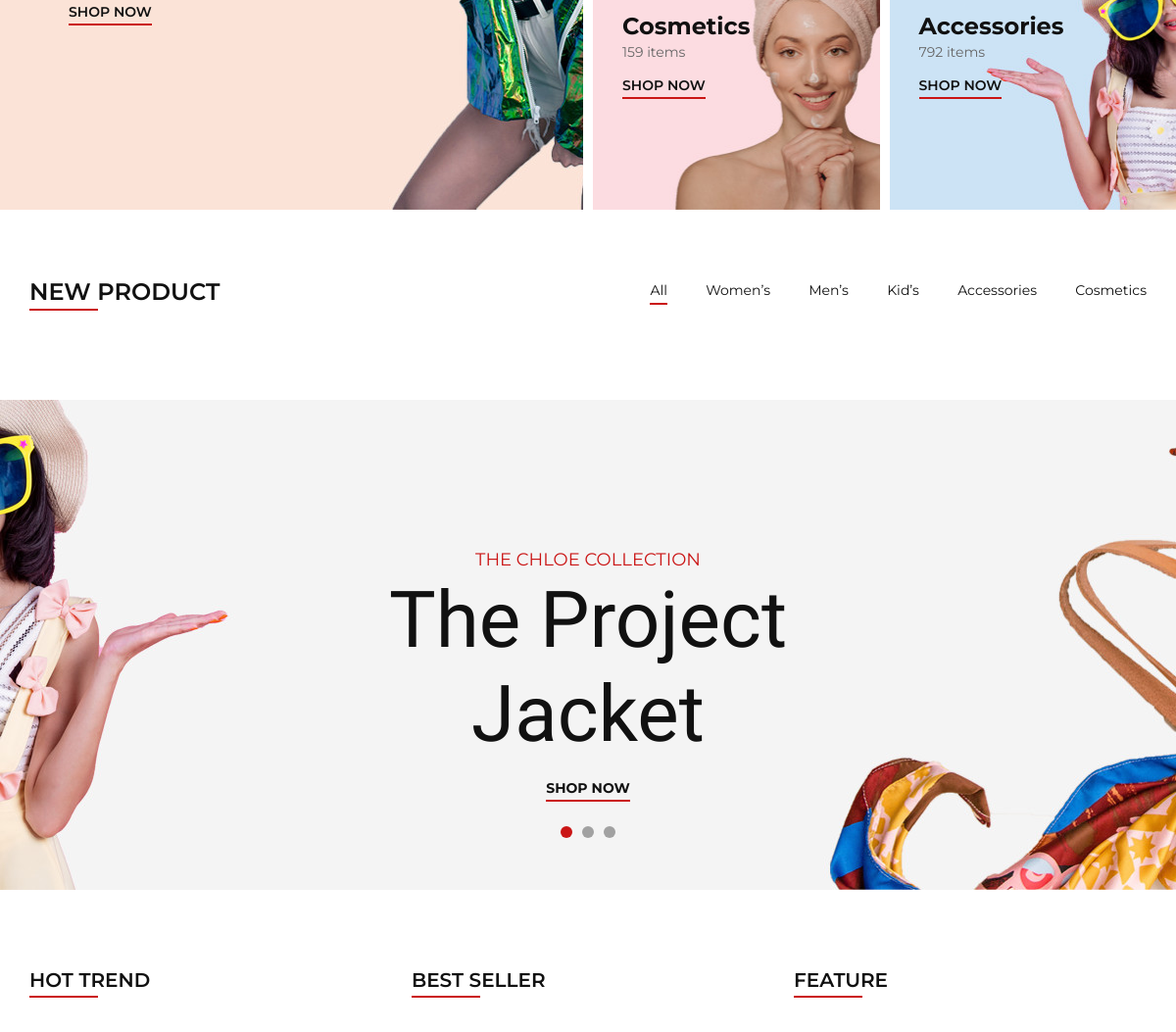
The app's page / (middle part), older data.
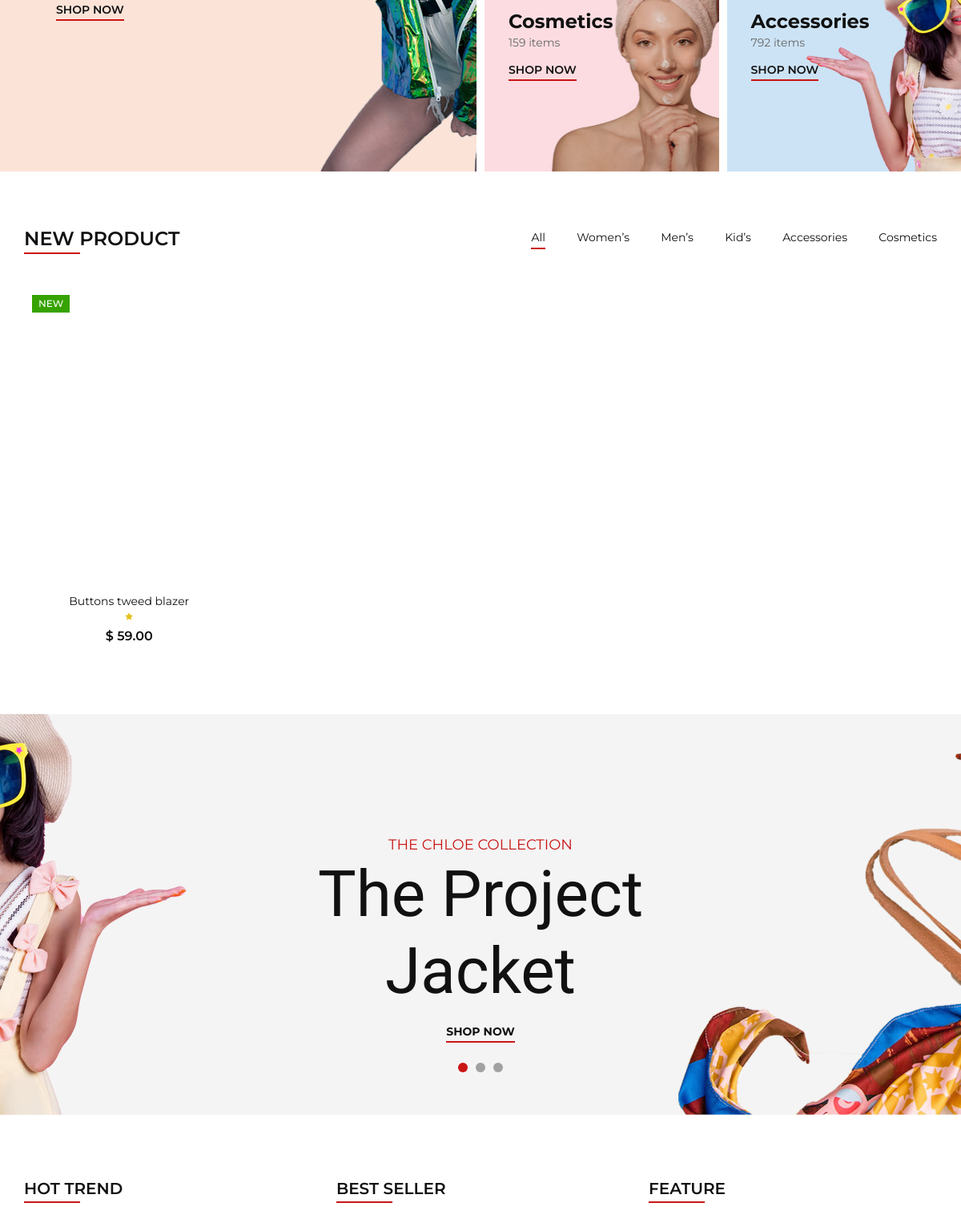
The same page, newer data.
### pages/models.py (models this page shows, shortened)
class Product(models.Model):
    CATEGORY_CHOICES = [
        ('Men','Men'),
        ('Women','Women'),
        ('Kids','Kids'),
        ('Accesories','Accesories'),
        ('Cosmetic','Cosmetic')
    ]
    product_name = models.CharField(max_length=200)
    category = models.CharField(max_length=50, choices=CATEGORY_CHOICES, default='Accesories')
    product_details = models.TextField(max_length=500)
    price = models.DecimalField(max_digits=10 ,decimal_places=2)
    discount = models.DecimalField(max_digits=2, decimal_places=1)
    rating = models.IntegerField()
    image = models.ImageField(upload_to = 'product_images')

### pages/views.py (the view)
# urls.py: 2. Add a URL to urlpatterns:  path('', views.home, name='home')
def home(request):
    context = {
        'title':'Home',
        'products': Product.objects.all()
    }
    return render(request, 'pages/index.html', context)

### pages/templates/pages/index.html (shortened to what the changed rows need)
{% extends 'base.html'%}
{% load static %}
{% block content %}
<section class="product spad">
    <div class="container">
        <div class="row property__gallery">
            {% for product in products %}
            <div class="col-lg-3 col-md-4 col-sm-6 mix {{ product.category }}">
                <div class="product__item">
                    <div class="product__item__pic set-bg" data-setbg="{{ product.image.url }}">
                        <div class="label new">New</div>
                        <ul class="product__hover">
                        </ul>
                    </div>
                    <div class="product__item__text">
                        <h6><a href="#">{{ product.product_name }}</a></h6>
                        <div class="rating">
                            <i class="fa fa-star"></i>
                        </div>
                        <div class="product__price">$ {{ product.price }}</div>
                    </div>
                </div>
            </div>
            {% endfor %}
        </div>
    </div>
</section>
<section class="banner set-bg" data-setbg="{% static 'img/banner/banner-1.jpg' %}">
    <div class="container">
        <div class="row">
            <div class="col-xl-7 col-lg-8 m-auto">
                <div class="banner__slider owl-carousel">
                    <div class="banner__item">
                        <div class="banner__text">
                            <h1>The Project Jacket</h1>
                        </div>
                    </div>
                </div>
            </div>
        </div>
    </div>
</section>
{% endblock content %}

Row changes from the older to the newer data that the page shows:
added Product: product_name "Buttons tweed blazer", price "59.00"
